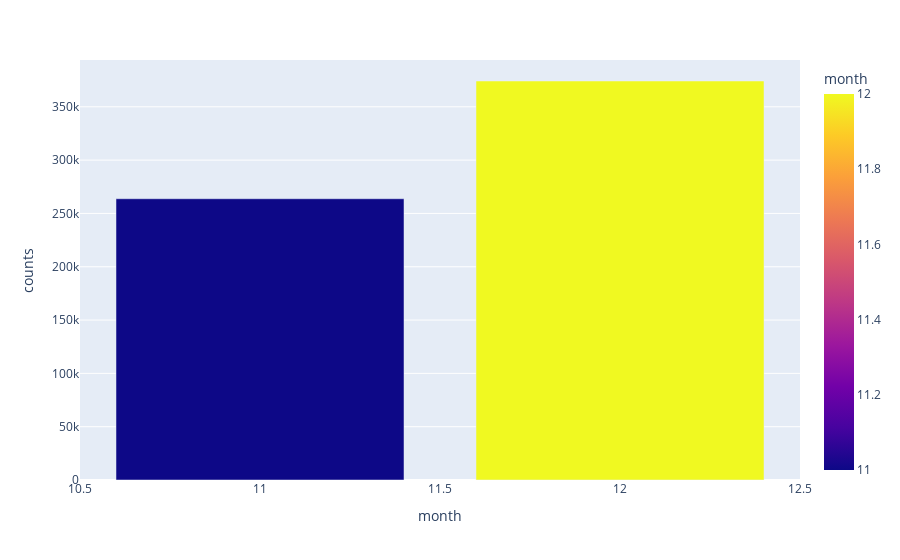

Notebook cell for this chart:
### Markdown cell above
Dengan menggunakan fungsi plot_bar(groupby_column), kita akan mengetahui bulan apa saja yang ada dalam data month.

### Code cell
plot_bar('month')

### Figure 1 — Plotly figure (JSON) as saved in the notebook; plotly's stock layout.template omitted (floating-point values rounded to 4 significant figures)
{"data": [{"alignmentgroup": "True", "hovertemplate": "month=%{marker.color}<br>counts=%{y}<extra></extra>", "legendgroup": "", "marker": {"color": [11, 12], "coloraxis": "coloraxis", "pattern": {"shape": ""}}, "name": "", "offsetgroup": "", "orientation": "v", "showlegend": false, "textposition": "auto", "type": "bar", "x": [11, 12], "xaxis": "x", "y": [263771, 374205], "yaxis": "y"}], "layout": {"barmode": "group", "coloraxis": {"colorbar": {"title": {"text": "month"}}, "colorscale": [[0, "#0d0887"], [0.1111, "#46039f"], [0.2222, "#7201a8"], [0.3333, "#9c179e"], [0.4444, "#bd3786"], [0.5556, "#d8576b"], [0.6667, "#ed7953"], [0.7778, "#fb9f3a"], [0.8889, "#fdca26"], [1, "#f0f921"]]}, "legend": {"tracegroupgap": 0}, "margin": {"t": 60}, "xaxis": {"anchor": "y", "domain": [0, 1], "title": {"text": "month"}}, "yaxis": {"anchor": "x", "domain": [0, 1], "title": {"text": "counts"}}}}
